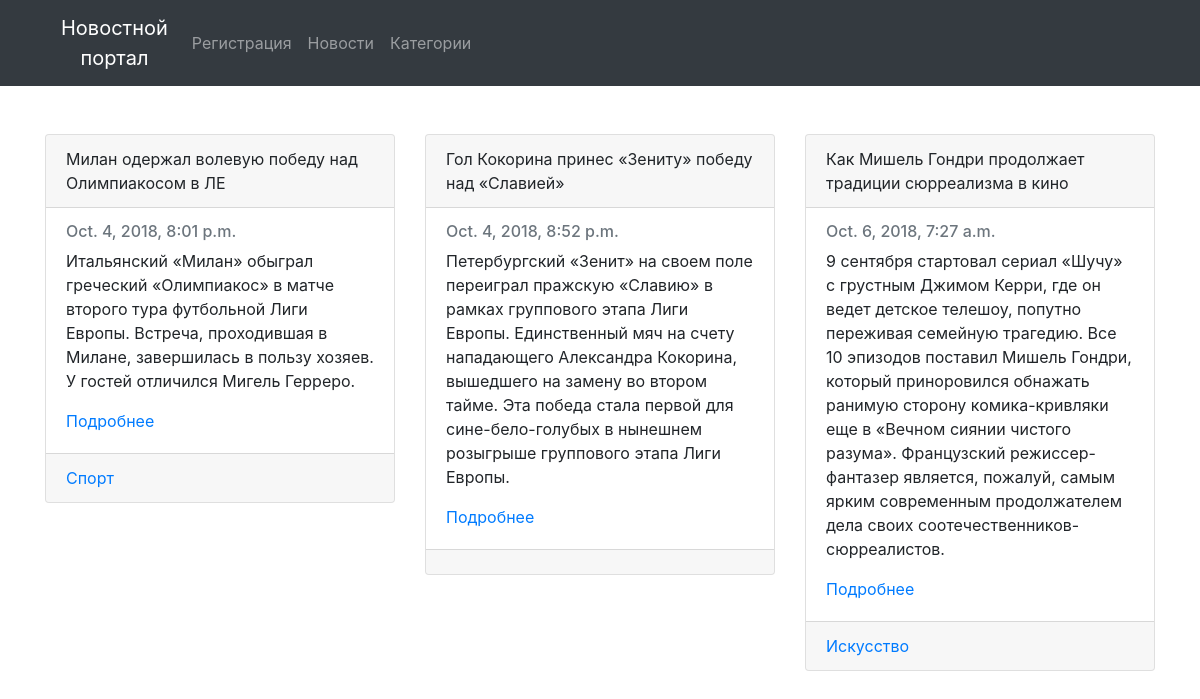
The page /news/ on the database as committed earlier.
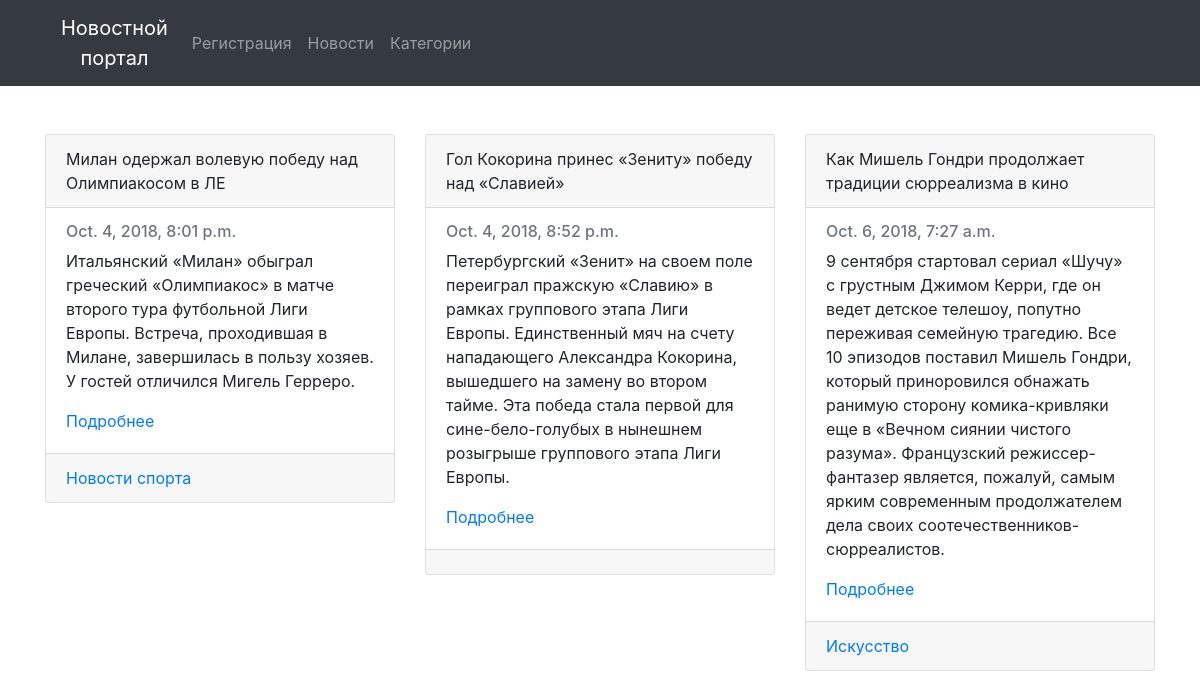
The same page on the database as committed later.
### news_portal/models.py (models this page shows, shortened)
class Tag(models.Model):
    title = models.CharField(max_length=150, db_index=True)
    slug = models.SlugField(max_length=150, unique=True)
    def get_absolute_url(self):
        return reverse('category_detail_url', kwargs={'slug': self.slug})

### news_portal/views.py (the view)
# urls.py: path('news/', posts_list, name="news"),
def posts_list(request):
    news = Post.objects.all()
    return render(request, 'news_portal/news.html', context={'news': news})

### news_portal/models.py (called while the page is built)
    def get_absolute_url(self):
        return reverse('news_detail_url', kwargs={'slug': self.slug})

### news_portal/templates/news_portal/news.html (shortened to what this page needs)
{% extends 'news_portal/base_news.html' %}
{% block content %}
  {% for single_news in news %}
  <div class="col-sm-4">
    <div class="card">
      <div class="card-header">{{ single_news.title }}</div>
      <div class="card-body">
        <h6 class="card-subtitle mb-2 text-muted">{{ single_news.date_pub }}</h6>
        <p class="card-text">{{ single_news.body }}</p>
        <a href="{{ single_news.get_absolute_url }}" class="card-link">Подробнее</a>
      </div>
      <div class="card-footer text-muted">
        {% for cat in single_news.tags.all %}
          <a href="{{ cat.get_absolute_url }}">{{ cat.title }}</a>
        {% endfor %}
      </div>
    </div>
  </div>
  {% endfor %}
{% endblock %}

Rows that differ between the two databases and show on the page:
changed Tag: title "Спорт" → "Новости спорта"
